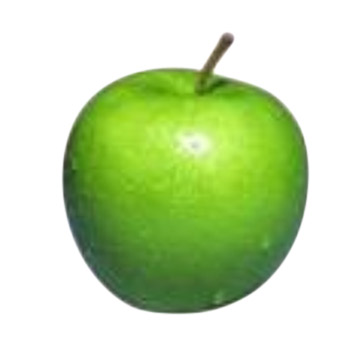
#> input picture contours_convex_hull_convexity/apple.jpg, 360 x 360 px
$ python countor.py
#> lines starting #> are read from the running program, lines starting #| are printed output that depends on the picture; after the words box and inside, x2 and y2 are one past the last pixel; in counts of white or black regions, pixels touching at a corner belong together
import cv2
import numpy  as  np

img = cv2.imread("apple.jpg")
#> img is the input picture: shape (360, 360, 3); mean B, G, R 177.5, 221.6, 200.8
gray = cv2.cvtColor(img , cv2.COLOR_BGR2GRAY)
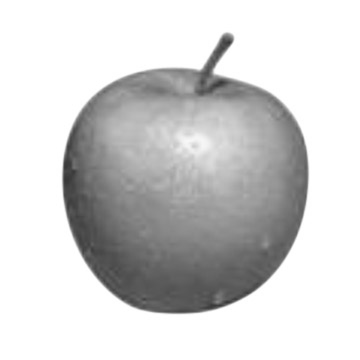
#> gray: shape (360, 360); min 54, max 255, mean 210.4
_, thresh = cv2.threshold(gray , 127 , 255 ,cv2.THRESH_BINARY)
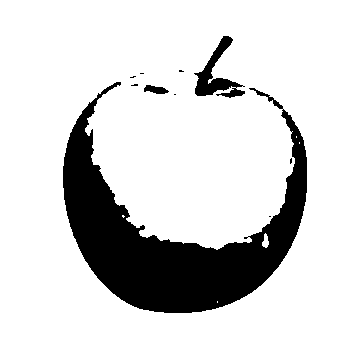
#> thresh: shape (360, 360); 84.1% white; 10 black regions (7 under 20 px)
countours,_ = cv2.findContours(thresh , cv2.RETR_TREE , cv2.CHAIN_APPROX_SIMPLE)
#> countours = 20 contours, 13 with area under 20; largest, box (x1, y1, x2, y2) and area: (0, 0, 360, 360) 128881, (62, 81, 308, 314) 19772, (193, 35, 244, 97) 1066, (143, 84, 170, 95) 171, (248, 87, 284, 110) 170, (215, 87, 246, 99) 164, (262, 233, 269, 248) 51

cv2.drawContours(img , countours , -1 , (0,0,255) ,3)
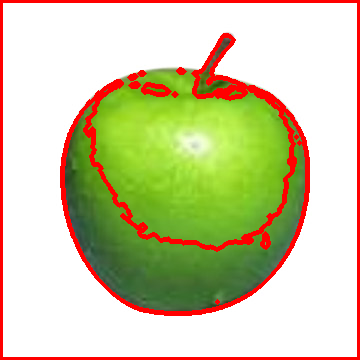
#> img: shape (360, 360, 3); 9.11% of pixels changed, all inside (x1, y1, x2, y2) = (0, 0, 360, 360)
cv2.imshow("countour" , img)
cv2.waitKey(0)
cv2.destroyAllWindows()
print(countours)
#> (printed output is left out)

$ run again, with contours_convex_hull_convexity/star.jpg copied over contours_convex_hull_convexity/apple.jpg
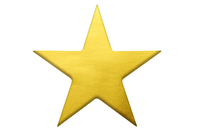
#> input picture contours_convex_hull_convexity/star.jpg, 200 x 133 px
#> img is the input picture: shape (133, 200, 3); mean B, G, R 216.6, 242.6, 248.8
#> `_, thresh = cv2.threshold(gray , 127 , 255 ,cv2.THRESH_BINARY)`:
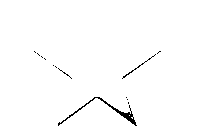
#> thresh: shape (133, 200); 98.8% white; black in thin lines or dots, all inside (x1, y1, x2, y2) = (34, 51, 161, 126)
#> countours = 45 contours, 42 with area under 20; largest, box (x1, y1, x2, y2) and area: (0, 0, 200, 133) 26268, (57, 96, 138, 127) 320, (122, 69, 135, 79) 30
#> `cv2.drawContours(img , countours , -1 , (0,0,255) ,3)`:
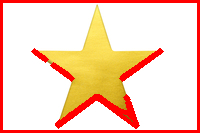
#> img: shape (133, 200, 3); 12.61% of pixels changed, all inside (x1, y1, x2, y2) = (0, 0, 200, 133)
#> (printed output is left out)
